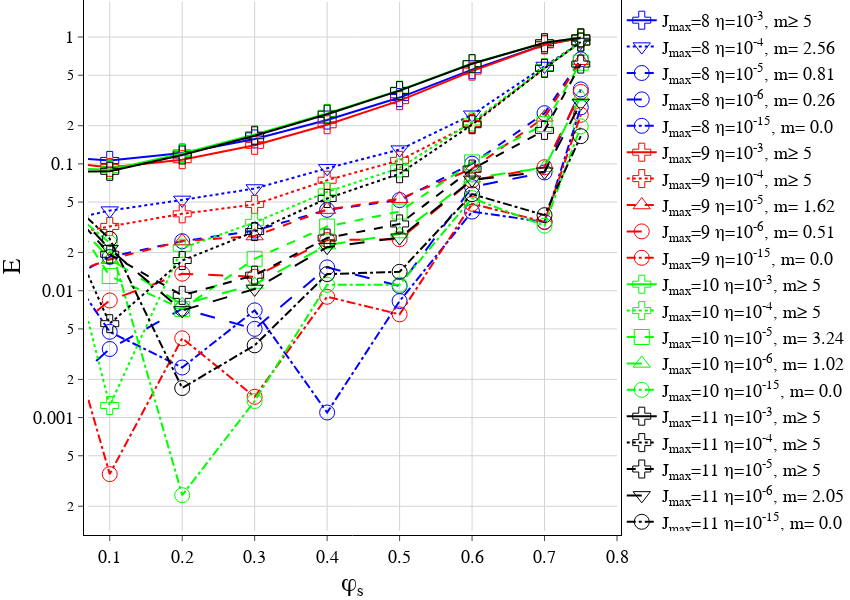

Write notebook code for a chart like this one.
### Code cell
#Parameters
lev = 10
# etas = [1e-15, 1e-06, 0.0001, 0.001]
etas = [ 1e-03, 1e-4, 1e-05, 1e-06, 1e-15 ]
levels = [8,9,10,11]

# Plotly for Pandas
# pd.options.plotting.backend = "plotly"
### STYLE
yaxis = dict(
              tickfont = dict(
              family = 'Times New Roman',
              size = 20,
              color = 'black'
              ),
              titlefont = dict(
                  family = 'Times New Roman',
                  size = 25,
                  color = 'black'
              ),
          )
xaxis = dict(
              tickfont = dict(
                  family = 'Times New Roman',
                  size = 20,
                  color = 'black'
              ),
              titlefont = dict(
                  family = 'Times New Roman',
                  size = 25,
                  color = 'black'
              )
          )
axis_style = dict(showline=True, gridwidth=1, gridcolor='lightgrey', linewidth=1, linecolor='black', mirror=True, ticks='outside',
                 tickfont = dict(family = 'Times New Roman', size = 18, color = 'black'))
bg_style = {'plot_bgcolor': 'rgba(255, 255, 255, 1)', 'paper_bgcolor': 'rgba(255, 255, 255, 1)',}
col =   ['blue',           'red',        'hsv(120,100,100)',       'black', 'magenta', 'goldenrod' ]
lines = ['solid', 'dot', 'dash', 'longdash', "dashdot", "longdashdot"]
mst = ['circle', 'triangle-up', 'triangle-down','square', 'diamond', 'cross',  'x-thin', 'cross-thin' ]
mst = ['circle-open', 'triangle-up-open', 'triangle-down-open', 'square-open', 'diamond-open', 'cross-open', 'x-thin-open', 'cross-thin-open' ]
### END of STYLE
# m = []
# for i,et in enumerate(eta):
#     print(int(np.sqrt(et)*2**lev))
#     m.append(max(5,int(np.sqrt(et)*2**lev)))
    
    
fig = go.Figure()
for j,lev in enumerate(levels):
    for i,et in enumerate(etas):
        m = min(np.round(np.sqrt(et)*2**lev, 2), 5)
        if m == 5:
            nm = '≥ ' + str(m)
        else:
            nm = '= ' + str(m)
        print(m)
        pw=np.log10(et)
#         fig.add_trace(go.Scatter(x=phi, y=df[lev][et].values, name=u"\u03B7=10<sup>" + str(int(pw))+'</sup>, J<sub>max</sub>='+str(lev)+', m ' + nm,
        fig.add_trace(go.Scatter(x=phi, y=df[lev][et].values, name='J<sub>max</sub>='+str(lev)+u" \u03B7=10<sup>" + str(int(pw))+'</sup>, m' + nm,

                             mode='lines+markers',
                             marker = dict(
                                     size = 15,
                                     line = dict(
                                      color = 'rgb(0, 0, 250)',
                                      width = 1
                                      )
                                 ),
                             marker_symbol = mst[int(m)],
                             line=dict(width=2, dash = lines[i], color = col[j]
                                      ),
                             textfont=dict(
                                family="Times New Roman",
                                size=18,
                                color="LightSeaGreen")
                             ))

    
fig.update_layout(
    width = 1000,
    height = 500,
    xaxis_title=u'\u03c6<sub>s</sub>',
    yaxis_title='E',
    yaxis = yaxis,
    xaxis = xaxis
)
fig.update_layout(bg_style)
fig.update_xaxes(axis_style)
fig.update_yaxes(axis_style)
fig.update_layout( yaxis_type = "log" )
# fig.update_yaxes(range=[-5,0])
fig.update_xaxes(range=[0.07,0.8])
fig.update_layout(showlegend=True)
fig.update_layout(legend = dict(font = dict(family = "Times New Roman", size = 20, color = "black")),
                  legend_title = dict(font = dict(family = "Times New Roman", size = 20, color = "black")))


# fig.update_layout(legend_title_text=u"          \u03B7")
fig.update_layout(
    autosize=False,
    width=850,
    height=600,
    margin=dict(
        l=1,
        r=1,
        b=1,
        t=1,
        pad=4
    ),
#     paper_bgcolor="LightSteelBlue"
)
fig.update_layout(legend=dict(
    font = dict(family = "Times New Roman", size = 18, color = "black"),
    yanchor="bottom",
    y=0,
    xanchor="left",
    x=1.009,
    bordercolor="Black",
    borderwidth=0
))
if True:
    fn = rpath + 'logError_vs_phi_for_diff_eta_l=8-11.pdf'
    iplot(fig)
    pio.write_image(fig, str(Path(fn)))
    print("Successfully generated:", fn)

### Figure 1 — Plotly figure (JSON) as saved in the notebook; plotly's stock layout.template omitted (floating-point values rounded to 4 significant figures)
{"data": [{"line": {"color": "blue", "dash": "solid", "width": 2}, "marker": {"line": {"color": "rgb(0, 0, 250)", "width": 1}, "size": 15, "symbol": "cross-open"}, "mode": "lines+markers", "name": "J<sub>max</sub>=8 η=10<sup>-3</sup>, m≥ 5", "textfont": {"color": "LightSeaGreen", "family": "Times New Roman", "size": 18}, "type": "scatter", "x": [0.05, 0.1, 0.2, 0.3, 0.4, 0.5, 0.6, 0.7, 0.75], "y": [0.1115, 0.1065, 0.1217, 0.1573, 0.2215, 0.3333, 0.553, 0.8715, 0.9809]}, {"line": {"color": "blue", "dash": "dot", "width": 2}, "marker": {"line": {"color": "rgb(0, 0, 250)", "width": 1}, "size": 15, "symbol": "triangle-down-open"}, "mode": "lines+markers", "name": "J<sub>max</sub>=8 η=10<sup>-4</sup>, m= 2.56", "textfont": {"color": "LightSeaGreen", "family": "Times New Roman", "size": 18}, "type": "scatter", "x": [0.05, 0.1, 0.2, 0.3, 0.4, 0.5, 0.6, 0.7, 0.75], "y": [0.03706, 0.04282, 0.052, 0.06394, 0.09226, 0.1295, 0.2438, 0.5909, 0.9129]}, {"line": {"color": "blue", "dash": "dash", "width": 2}, "marker": {"line": {"color": "rgb(0, 0, 250)", "width": 1}, "size": 15, "symbol": "circle-open"}, "mode": "lines+markers", "name": "J<sub>max</sub>=8 η=10<sup>-5</sup>, m= 0.81", "textfont": {"color": "LightSeaGreen", "family": "Times New Roman", "size": 18}, "type": "scatter", "x": [0.05, 0.1, 0.2, 0.3, 0.4, 0.5, 0.6, 0.7, 0.75], "y": [0.01293, 0.01849, 0.02457, 0.02979, 0.04341, 0.05185, 0.1003, 0.2511, 0.6667]}, {"line": {"color": "blue", "dash": "longdash", "width": 2}, "marker": {"line": {"color": "rgb(0, 0, 250)", "width": 1}, "size": 15, "symbol": "circle-open"}, "mode": "lines+markers", "name": "J<sub>max</sub>=8 η=10<sup>-6</sup>, m= 0.26", "textfont": {"color": "LightSeaGreen", "family": "Times New Roman", "size": 18}, "type": "scatter", "x": [0.05, 0.1, 0.2, 0.3, 0.4, 0.5, 0.6, 0.7, 0.75], "y": [0.001954, 0.003472, 0.007217, 0.005005, 0.01527, 0.0109, 0.06569, 0.08567, 0.3864]}, {"line": {"color": "blue", "dash": "dashdot", "width": 2}, "marker": {"line": {"color": "rgb(0, 0, 250)", "width": 1}, "size": 15, "symbol": "circle-open"}, "mode": "lines+markers", "name": "J<sub>max</sub>=8 η=10<sup>-15</sup>, m= 0.0", "textfont": {"color": "LightSeaGreen", "family": "Times New Roman", "size": 18}, "type": "scatter", "x": [0.05, 0.1, 0.2, 0.3, 0.4, 0.5, 0.6, 0.7, 0.75], "y": [0.01254, 0.004744, 0.002482, 0.007007, 0.001097, 0.00829, 0.04204, 0.03484, 0.2791]}, {"line": {"color": "red", "dash": "solid", "width": 2}, "marker": {"line": {"color": "rgb(0, 0, 250)", "width": 1}, "size": 15, "symbol": "cross-open"}, "mode": "lines+markers", "name": "J<sub>max</sub>=9 η=10<sup>-3</sup>, m≥ 5", "textfont": {"color": "LightSeaGreen", "family": "Times New Roman", "size": 18}, "type": "scatter", "x": [0.05, 0.1, 0.2, 0.3, 0.4, 0.5, 0.6, 0.7, 0.75], "y": [0.1007, 0.09384, 0.1079, 0.1401, 0.2033, 0.3151, 0.5387, 0.8689, 0.9806]}, {"line": {"color": "red", "dash": "dot", "width": 2}, "marker": {"line": {"color": "rgb(0, 0, 250)", "width": 1}, "size": 15, "symbol": "cross-open"}, "mode": "lines+markers", "name": "J<sub>max</sub>=9 η=10<sup>-4</sup>, m≥ 5", "textfont": {"color": "LightSeaGreen", "family": "Times New Roman", "size": 18}, "type": "scatter", "x": [0.05, 0.1, 0.2, 0.3, 0.4, 0.5, 0.6, 0.7, 0.75], "y": [0.0284, 0.03213, 0.04039, 0.04792, 0.07432, 0.1066, 0.2083, 0.5688, 0.91]}, {"line": {"color": "red", "dash": "dash", "width": 2}, "marker": {"line": {"color": "rgb(0, 0, 250)", "width": 1}, "size": 15, "symbol": "triangle-up-open"}, "mode": "lines+markers", "name": "J<sub>max</sub>=9 η=10<sup>-5</sup>, m= 1.62", "textfont": {"color": "LightSeaGreen", "family": "Times New Roman", "size": 18}, "type": "scatter", "x": [0.05, 0.1, 0.2, 0.3, 0.4, 0.5, 0.6, 0.7, 0.75], "y": [0.01397, 0.01766, 0.02466, 0.027, 0.04362, 0.0531, 0.0914, 0.2329, 0.6501]}, {"line": {"color": "red", "dash": "longdash", "width": 2}, "marker": {"line": {"color": "rgb(0, 0, 250)", "width": 1}, "size": 15, "symbol": "circle-open"}, "mode": "lines+markers", "name": "J<sub>max</sub>=9 η=10<sup>-6</sup>, m= 0.51", "textfont": {"color": "LightSeaGreen", "family": "Times New Roman", "size": 18}, "type": "scatter", "x": [0.05, 0.1, 0.2, 0.3, 0.4, 0.5, 0.6, 0.7, 0.75], "y": [0.00491, 0.008385, 0.01363, 0.01289, 0.02509, 0.02548, 0.07399, 0.0942, 0.3696]}, {"line": {"color": "red", "dash": "dashdot", "width": 2}, "marker": {"line": {"color": "rgb(0, 0, 250)", "width": 1}, "size": 15, "symbol": "circle-open"}, "mode": "lines+markers", "name": "J<sub>max</sub>=9 η=10<sup>-15</sup>, m= 0.0", "textfont": {"color": "LightSeaGreen", "family": "Times New Roman", "size": 18}, "type": "scatter", "x": [0.05, 0.1, 0.2, 0.3, 0.4, 0.5, 0.6, 0.7, 0.75], "y": [0.003541, 0.0003584, 0.004215, 0.001458, 0.008963, 0.006512, 0.04843, 0.03496, 0.2436]}, {"line": {"color": "hsv(120,100,100)", "dash": "solid", "width": 2}, "marker": {"line": {"color": "rgb(0, 0, 250)", "width": 1}, "size": 15, "symbol": "cross-open"}, "mode": "lines+markers", "name": "J<sub>max</sub>=10 η=10<sup>-3</sup>, m≥ 5", "textfont": {"color": "LightSeaGreen", "family": "Times New Roman", "size": 18}, "type": "scatter", "x": [0.05, 0.1, 0.2, 0.3, 0.4, 0.5, 0.6, 0.7, 0.75], "y": [0.09186, 0.09002, 0.1207, 0.1703, 0.2503, 0.3816, 0.6182, 0.9013, 0.9859]}, {"line": {"color": "hsv(120,100,100)", "dash": "dot", "width": 2}, "marker": {"line": {"color": "rgb(0, 0, 250)", "width": 1}, "size": 15, "symbol": "cross-open"}, "mode": "lines+markers", "name": "J<sub>max</sub>=10 η=10<sup>-4</sup>, m≥ 5", "textfont": {"color": "LightSeaGreen", "family": "Times New Roman", "size": 18}, "type": "scatter", "x": [0.05, 0.1, 0.2, 0.3, 0.4, 0.5, 0.6, 0.7, 0.75], "y": [0.01663, 0.001244, 0.02162, 0.0346, 0.06017, 0.0929, 0.2141, 0.5736, 0.9141]}, {"line": {"color": "hsv(120,100,100)", "dash": "dash", "width": 2}, "marker": {"line": {"color": "rgb(0, 0, 250)", "width": 1}, "size": 15, "symbol": "square-open"}, "mode": "lines+markers", "name": "J<sub>max</sub>=10 η=10<sup>-5</sup>, m= 3.24", "textfont": {"color": "LightSeaGreen", "family": "Times New Roman", "size": 18}, "type": "scatter", "x": [0.05, 0.1, 0.2, 0.3, 0.4, 0.5, 0.6, 0.7, 0.75], "y": [0.03637, 0.01305, 0.00719, 0.01786, 0.03207, 0.0421, 0.1027, 0.2057, 0.6282]}, {"line": {"color": "hsv(120,100,100)", "dash": "longdash", "width": 2}, "marker": {"line": {"color": "rgb(0, 0, 250)", "width": 1}, "size": 15, "symbol": "triangle-up-open"}, "mode": "lines+markers", "name": "J<sub>max</sub>=10 η=10<sup>-6</sup>, m= 1.02", "textfont": {"color": "LightSeaGreen", "family": "Times New Roman", "size": 18}, "type": "scatter", "x": [0.05, 0.1, 0.2, 0.3, 0.4, 0.5, 0.6, 0.7, 0.75], "y": [0.03603, 0.01783, 0.007776, 0.01121, 0.0229, 0.02799, 0.07729, 0.09319, 0.3396]}, {"line": {"color": "hsv(120,100,100)", "dash": "dashdot", "width": 2}, "marker": {"line": {"color": "rgb(0, 0, 250)", "width": 1}, "size": 15, "symbol": "circle-open"}, "mode": "lines+markers", "name": "J<sub>max</sub>=10 η=10<sup>-15</sup>, m= 0.0", "textfont": {"color": "LightSeaGreen", "family": "Times New Roman", "size": 18}, "type": "scatter", "x": [0.05, 0.1, 0.2, 0.3, 0.4, 0.5, 0.6, 0.7, 0.75], "y": [0.04115, 0.02388, 0.0002445, 0.001351, 0.01114, 0.01116, 0.05372, 0.03254, 0.1976]}, {"line": {"color": "black", "dash": "solid", "width": 2}, "marker": {"line": {"color": "rgb(0, 0, 250)", "width": 1}, "size": 15, "symbol": "cross-open"}, "mode": "lines+markers", "name": "J<sub>max</sub>=11 η=10<sup>-3</sup>, m≥ 5", "textfont": {"color": "LightSeaGreen", "family": "Times New Roman", "size": 18}, "type": "scatter", "x": [0.05, 0.1, 0.2, 0.3, 0.4, 0.5, 0.6, 0.7, 0.75], "y": [0.08707, 0.08741, 0.1176, 0.1666, 0.2465, 0.378, 0.6162, 0.9011, 0.9858]}, {"line": {"color": "black", "dash": "dot", "width": 2}, "marker": {"line": {"color": "rgb(0, 0, 250)", "width": 1}, "size": 15, "symbol": "cross-open"}, "mode": "lines+markers", "name": "J<sub>max</sub>=11 η=10<sup>-4</sup>, m≥ 5", "textfont": {"color": "LightSeaGreen", "family": "Times New Roman", "size": 18}, "type": "scatter", "x": [0.05, 0.1, 0.2, 0.3, 0.4, 0.5, 0.6, 0.7, 0.75], "y": [0.02426, 0.005497, 0.0173, 0.02928, 0.05335, 0.08367, 0.2037, 0.5669, 0.9134]}, {"line": {"color": "black", "dash": "dash", "width": 2}, "marker": {"line": {"color": "rgb(0, 0, 250)", "width": 1}, "size": 15, "symbol": "cross-open"}, "mode": "lines+markers", "name": "J<sub>max</sub>=11 η=10<sup>-5</sup>, m≥ 5", "textfont": {"color": "LightSeaGreen", "family": "Times New Roman", "size": 18}, "type": "scatter", "x": [0.05, 0.1, 0.2, 0.3, 0.4, 0.5, 0.6, 0.7, 0.75], "y": [0.04042, 0.01939, 0.009193, 0.01327, 0.02601, 0.03363, 0.09105, 0.1837, 0.6122]}, {"line": {"color": "black", "dash": "longdash", "width": 2}, "marker": {"line": {"color": "rgb(0, 0, 250)", "width": 1}, "size": 15, "symbol": "triangle-down-open"}, "mode": "lines+markers", "name": "J<sub>max</sub>=11 η=10<sup>-6</sup>, m= 2.05", "textfont": {"color": "LightSeaGreen", "family": "Times New Roman", "size": 18}, "type": "scatter", "x": [0.05, 0.1, 0.2, 0.3, 0.4, 0.5, 0.6, 0.7, 0.75], "y": [0.04311, 0.02126, 0.006992, 0.01033, 0.02206, 0.0262, 0.07486, 0.08675, 0.3021]}, {"line": {"color": "black", "dash": "dashdot", "width": 2}, "marker": {"line": {"color": "rgb(0, 0, 250)", "width": 1}, "size": 15, "symbol": "circle-open"}, "mode": "lines+markers", "name": "J<sub>max</sub>=11 η=10<sup>-15</sup>, m= 0.0", "textfont": {"color": "LightSeaGreen", "family": "Times New Roman", "size": 18}, "type": "scatter", "x": [0.05, 0.1, 0.2, 0.3, 0.4, 0.5, 0.6, 0.7, 0.75], "y": [0.04724, 0.02568, 0.00171, 0.003712, 0.01353, 0.0141, 0.05773, 0.03945, 0.1654]}], "layout": {"autosize": false, "height": 600, "legend": {"bordercolor": "Black", "borderwidth": 0, "font": {"color": "black", "family": "Times New Roman", "size": 18}, "title": {"font": {"color": "black", "family": "Times New Roman", "size": 20}}, "x": 1.009, "xanchor": "left", "y": 0, "yanchor": "bottom"}, "margin": {"b": 1, "l": 1, "pad": 4, "r": 1, "t": 1}, "paper_bgcolor": "rgba(255, 255, 255, 1)", "plot_bgcolor": "rgba(255, 255, 255, 1)", "showlegend": true, "width": 850, "xaxis": {"gridcolor": "lightgrey", "gridwidth": 1, "linecolor": "black", "linewidth": 1, "mirror": true, "range": [0.07, 0.8], "showline": true, "tickfont": {"color": "black", "family": "Times New Roman", "size": 18}, "ticks": "outside", "title": {"font": {"color": "black", "family": "Times New Roman", "size": 25}, "text": "φ<sub>s</sub>"}}, "yaxis": {"gridcolor": "lightgrey", "gridwidth": 1, "linecolor": "black", "linewidth": 1, "mirror": true, "showline": true, "tickfont": {"color": "black", "family": "Times New Roman", "size": 18}, "ticks": "outside", "title": {"font": {"color": "black", "family": "Times New Roman", "size": 25}, "text": "E"}, "type": "log"}}}
